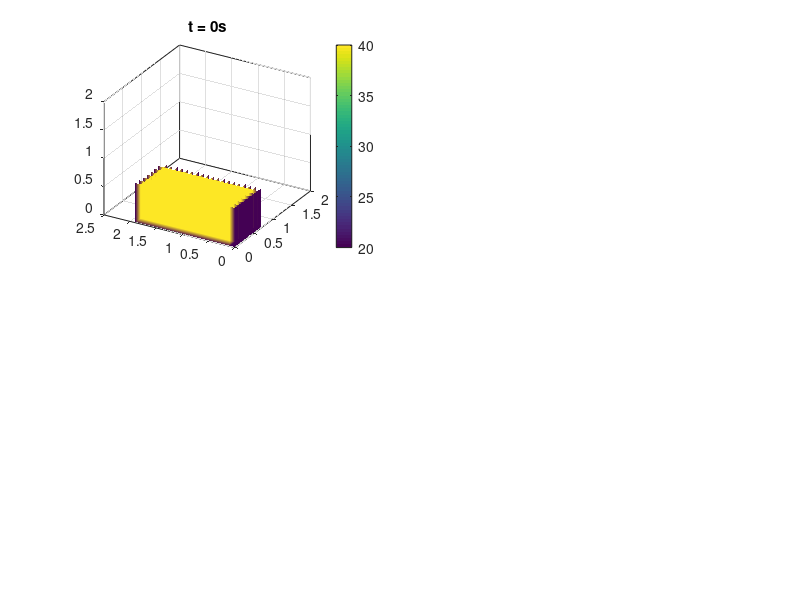

This chart was generated by the following MATLAB code: (Note: this script raises an error after producing the figure.)
t0 = 20 * ones(22,12,10);
t0(3:20,3:10,3:10) = 40;
%first
[x,y,z] = meshgrid(0:.1:0.7,0:.1:1.9,0:.1:0.7);
xs = 0:0.1:2;
ys = 0:0.1:2.4;
zs = xs;
figure(1);subplot(2,2,1);
h = slice(x,y,z,t0(2:21,4:11,2:9),xs,ys,zs,'nearest' );
set(h,'FaceColor','interp',...
    'EdgeColor','none')
%camproj perspective
title('t = 0s')
box on
view(300,30)
%colormap cool
colorbar
k=caxis;


%2
m = model1_100(t0);
figure(1);subplot(2,2,2);
h = slice(x,y,z,m(2:21,4:11,2:9),xs,ys,zs,'nearest' );
set(h,'FaceColor','interp',...
    'EdgeColor','none')
%camproj perspective
title('t = 100s')
box on
view(300,30)
%colormap cool
caxis(k)
colorbar

%3
m = model1_100(m);
figure(1);subplot(2,2,3);
h = slice(x,y,z,m(2:21,4:11,2:9),xs,ys,zs,'nearest' );
set(h,'FaceColor','interp',...
    'EdgeColor','none')
%camproj perspective
title('t = 200s')
box on
view(300,30)
%colormap cool
caxis(k)
colorbar

%4
m = model1_1000(m);
figure(1);subplot(2,2,4);
h = slice(x,y,z,m(2:21,4:11,2:9),xs,ys,zs,'nearest' );
set(h,'FaceColor','interp',...
    'EdgeColor','none')
%camproj perspective
title('t = 1200s')
box on
view(300,30)
%colormap cool
caxis(k)
colorbar